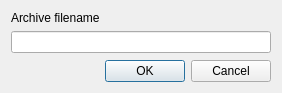
<?xml version="1.0" encoding="UTF-8"?>
<ui version="4.0">
 <class>NewArchiveDialog</class>
 <widget class="QDialog" name="NewArchiveDialog">
  <property name="geometry">
   <rect>
    <x>0</x>
    <y>0</y>
    <width>282</width>
    <height>93</height>
   </rect>
  </property>
  <property name="windowTitle">
   <string>New Archive</string>
  </property>
  <layout class="QVBoxLayout" name="verticalLayout">
   <item>
    <widget class="QLabel" name="label">
     <property name="text">
      <string>Archive filename</string>
     </property>
    </widget>
   </item>
   <item>
    <widget class="QLineEdit" name="filenameLineEdit"/>
   </item>
   <item>
    <spacer name="verticalSpacer">
     <property name="orientation">
      <enum>Qt::Vertical</enum>
     </property>
     <property name="sizeHint" stdset="0">
      <size>
       <width>20</width>
       <height>40</height>
      </size>
     </property>
    </spacer>
   </item>
   <item>
    <widget class="QDialogButtonBox" name="buttonBox">
     <property name="orientation">
      <enum>Qt::Horizontal</enum>
     </property>
     <property name="standardButtons">
      <set>QDialogButtonBox::Cancel|QDialogButtonBox::Ok</set>
     </property>
    </widget>
   </item>
  </layout>
 </widget>
 <resources/>
 <connections>
  <connection>
   <sender>buttonBox</sender>
   <signal>accepted()</signal>
   <receiver>NewArchiveDialog</receiver>
   <slot>accept()</slot>
   <hints>
    <hint type="sourcelabel">
     <x>248</x>
     <y>254</y>
    </hint>
    <hint type="destinationlabel">
     <x>157</x>
     <y>274</y>
    </hint>
   </hints>
  </connection>
  <connection>
   <sender>buttonBox</sender>
   <signal>rejected()</signal>
   <receiver>NewArchiveDialog</receiver>
   <slot>reject()</slot>
   <hints>
    <hint type="sourcelabel">
     <x>316</x>
     <y>260</y>
    </hint>
    <hint type="destinationlabel">
     <x>286</x>
     <y>274</y>
    </hint>
   </hints>
  </connection>
 </connections>
</ui>
